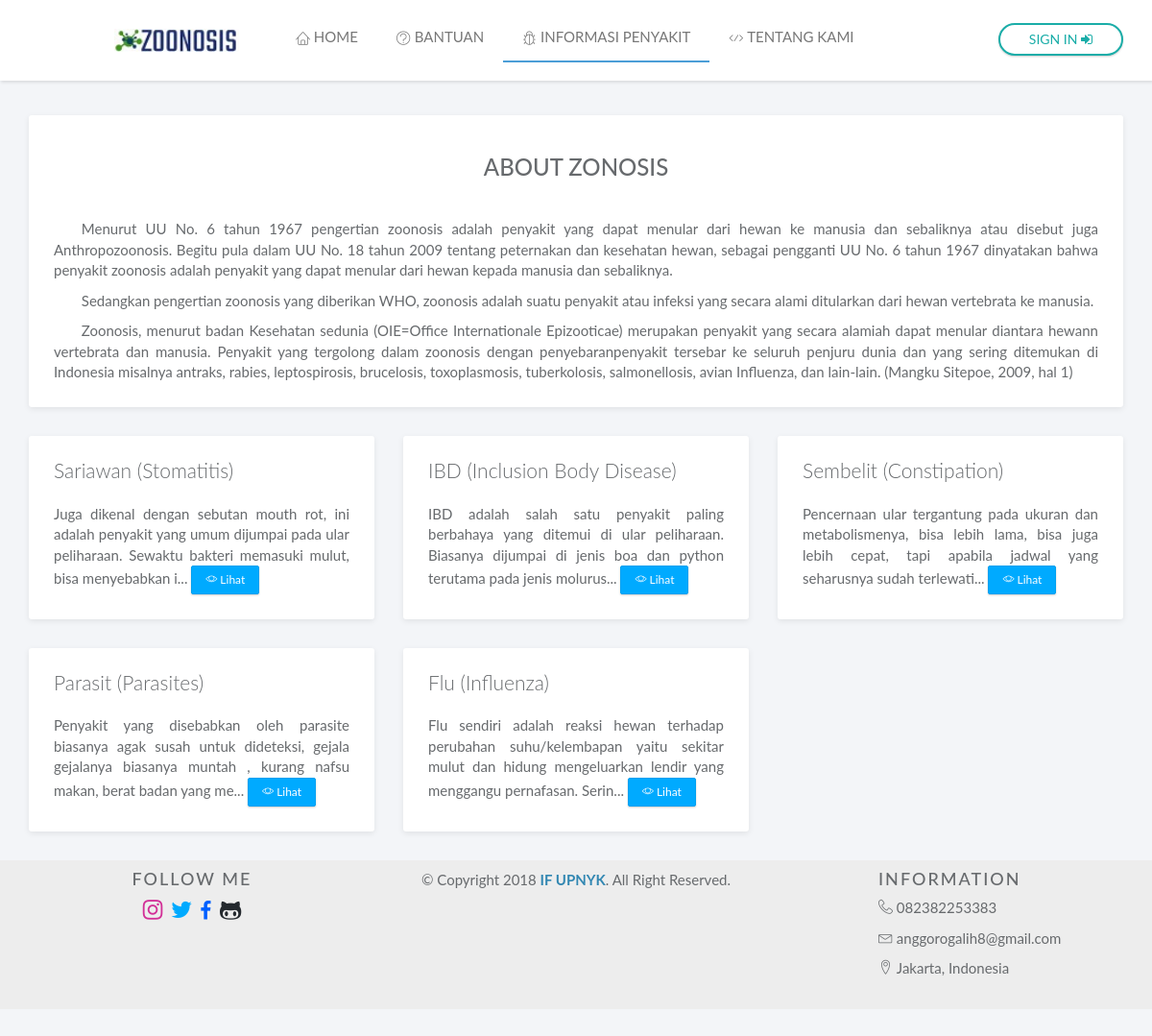
Screenshot of /index.php/welcome/informasi_penyakit with the database file from the repository.
### tables this page shows
CREATE TABLE `penyakit` (
  `id_penyakit` int(11) NOT NULL,
  `kode_penyakit` varchar(10) NOT NULL,
  `nama_penyakit` varchar(50) NOT NULL,
  `deskripsi_penyakit` text NOT NULL,
  `id_solusi` int(11) NOT NULL,
  `foto` varchar(255) NOT NULL
);

### application/controllers/Welcome.php (called while the page is built, shortened)
<?php
class Welcome extends CI_Controller {
	public function __construct() {
		$this->load->model('Model_user');
		$this->load->model('Model_penyakit');
	}
	public function informasi_penyakit() {
		$data['title'] = 'Zoonosis | Informasi Penyakit';
		$data['penyakit'] = $this->Model_penyakit->get_all();
		$this->load->view('pages/v_header', $data);
		$this->load->view('pages/v_informasi_penyakit', $data);
	}
}

### index.php (called while the page is built, shortened)
<?php
require_once BASEPATH.'core/CodeIgniter.php';

### application/models/Model_penyakit.php (called while the page is built, shortened)
<?php
class Model_penyakit extends CI_Model {
	private $table = 'penyakit';
  function get_all() {
    return $this->db->get($this->table)->result();
  }
}

### application/views/pages/v_informasi_penyakit.php (the view, shortened to what this page needs)
<div id="wrapper">
    <nav class="navbar navbar-default navbar-fixed-top">
      <div class="navbar-header brand" style="margin-left: 80px;"">
        <a href="<?= base_url() ?>">
          <img src="<?= base_url('assets/img/zoonosis.jpg') ?>" alt="Klorofil Logo" class="img-responsive logo" width="130">
        </a>
      </div>
      <div class="container">
      <div id="navbar-menu">
        <ul class="nav navbar-nav">
          <li class="navbar-link">
            <a href="<?php echo base_url('home') ?>" title="Home"><span class="lnr lnr-home"></span> Home</a>
          </li>
          <li class="navbar-link">
            <a href="<?php echo base_url('bantuan') ?>" title="Bantuan" ><span class="lnr lnr-question-circle"></span> Bantuan</a>
          </li>
          <li class="navbar-link">
            <a href="<?php echo base_url('informasi-penyakit') ?>" title="Informasi Penyakit" class="active"><span class="lnr lnr-bug"></span> Informasi Penyakit</a>
          </li>
          <li class="navbar-link">
            <a href="<?php echo base_url('tentang-kami') ?>" title="Tentang Kami"><span class="lnr lnr-code"></span> Tentang Kami</a>
          </li>
        </ul>
      <?php if($this->session->has_userdata('logged_in')) { ?>
        <ul class="nav navbar-nav navbar-right">
          <li class="dropdown">
              <a href="#" class="dropdown-toggle" data-toggle="dropdown">
                <?php if($this->session->userdata('photo') == ''): ?>
                  <img src="<?= base_url('assets/img/user/user.png')?>" class="img-circle" alt="Avatar">
                <?php else: ?>
                  <img src="<?= base_url('assets/img/user/'.$this->session->userdata('photo'))?>" class="img-circle" alt="Avatar">
                <?php endif ?>
                  <span><?php echo $this->session->userdata('name'); ?></span> <i class="icon-submenu lnr lnr-chevron-down"></i>
              </a>
              <ul class="dropdown-menu">
                <li>
                  <a href="<?= base_url('member/profile'); ?>"><i class="lnr lnr-user"></i> <span>My Profile</span></a>
                </li>
                <li class="divider"></li>
                <li>
                  <a href="<?= base_url('member/diagnose'); ?>"><i class="lnr lnr-bug"></i> <span>Diagnose</span></a>
                </li>
                <li class="divider"></li>
                <li>
                  <a href="<?= base_url('member/news'); ?>"><i class="lnr lnr-alarm"></i> <span>News</span></a>
                </li>
                <li class="divider"></li>
                <li>
                  <a href="<?= base_url('welcome/logout') ?>"><i class="lnr lnr-exit"></i> <span>Logout</span></a>
                </li>
              </ul>
          </li>
        </ul>
      <?php } else { ?>
         <div class="navbar-btn navbar-btn-right">
          <a class="btn btn-sign-in" href="<?= base_url('sign-in'); ?>" title="Masuk ke aplikasi" style="border-radius: 50px"><span>SIGN IN <i class="fa fa-sign-in"></i></span></a>
         </div>
      <?php } ?>
      </div>
      </div>
    </nav>
	<div class="container" style="margin-top: 120px">
		<div class="row">
			<div class="col-md-12">
				<div class="panel">
					<div class="panel-heading">
						<center><h3>ABOUT ZONOSIS</h3></center>
					</div>
					<div class="panel-body">
						<p style="text-indent: 0.3in;" class="text-justify">Menurut UU No. 6 tahun 1967 pengertian zoonosis adalah penyakit yang dapat menular dari hewan ke manusia dan sebaliknya atau disebut juga Anthropozoonosis. Begitu pula dalam UU No. 18 tahun 2009 tentang peternakan dan kesehatan hewan, sebagai pengganti UU No. 6 tahun 1967 dinyatakan bahwa penyakit zoonosis adalah penyakit yang dapat menular dari hewan kepada manusia dan sebaliknya.</p>
						<p style="text-indent: 0.3in" class="text-justify">Sedangkan pengertian zoonosis yang diberikan WHO, zoonosis adalah suatu penyakit atau infeksi yang secara alami ditularkan dari hewan vertebrata ke manusia.</p>
						<p style="text-indent: 0.3in" class="text-justify">Zoonosis, menurut badan Kesehatan sedunia (OIE=Office Internationale Epizooticae) merupakan penyakit yang secara alamiah dapat menular diantara hewann vertebrata dan manusia. Penyakit yang tergolong dalam zoonosis dengan penyebaranpenyakit tersebar ke seluruh penjuru dunia dan yang sering ditemukan di Indonesia misalnya antraks, rabies, leptospirosis, brucelosis, toxoplasmosis, tuberkolosis, salmonellosis, avian Influenza, dan lain-lain. (Mangku Sitepoe, 2009, hal 1) </p>
					</div>
				</div>
			</div>
		</div>
    <div class="row">
      <?php foreach ($penyakit as $row): ?>
        <div class="col-md-4 col-sm-12">
          <div class="panel">
            <div class="panel-body">
              <h4 class="lead"><?= $row->nama_penyakit; ?></h4>
              <p class="text-justify"><?= substr($row->deskripsi_penyakit, 0, 150).'... <button class="btn btn-xs btn-primary" onclick="detail('.$row->id_penyakit.')"><i class="lnr lnr-eye"></i> Lihat</button>'; ?></p>
            </div>
          </div>
        </div>
      <?php endforeach ?>
    </div>
	</div>
  <?php $this->load->view('pages/v_footer'); ?>

### application/views/pages/v_header.php (shortened to what this page needs)
<!doctype html>
<html lang="en" class="fullscreen-bg">
<head>
  <link rel="stylesheet" href="<?= base_url('assets/vendor/bootstrap/css/bootstrap.min.css') ?>">
  <link rel="stylesheet" href="<?= base_url('assets/vendor/font-awesome/css/font-awesome.min.css') ?>">
  <link rel="stylesheet" href="<?= base_url('assets/vendor/linearicons/style.css') ?>">
  <link rel="stylesheet" href="<?= base_url('assets/vendor/chartist/css/chartist-custom.css') ?>">
  <link rel="stylesheet" href="<?= base_url('assets/css/main.css') ?>">
  <link rel="stylesheet" href="<?= base_url('assets/css/mycss.css'); ?>">
</head>
<body>

### application/views/pages/v_footer.php (shortened to what this page needs)
  <div class="container-fluid" style="background-color: #EDEDED">
   <div class="row">
      <div class="col-md-4">
        <center>
          <h4 class="my-title">FOLLOW ME</h4>
          <div class="form-group">
            <a href="https://www.instagram.com/galihanggorojati/" class="fa fa-instagram logo" target="_blank" title="Follow me on instagram" style="font-size: 24px; color: #D23097; margin-right: 5px"></a>
            <a href="https://www.twitter.com/JTGalih/" class="fa fa-twitter logo" target="_blank" title="Follow me on twitter" style="font-size: 24px; color: #00AAFF; margin-right: 4px;"></a>
            <a href="https://www.facebook.com/galihanggorojati" class="fa fa-facebook logo" target="_blank" title="Follow me on facebook" style="font-size: 21px; color: #0060FF; margin-right: 5px;"></a>
            <a href="https://github.com/galeeh16" class="fa fa-github-alt logo" target="_blank" title="Follow me on github" style="font-size: 24px; color: #24292e;"></a>
          </div>
        </center>
      </div>
      <div class="col-md-4">
        <center>
          <p>&copy; Copyright 2018 <a href="http://if.upnyk.ac.id" target="_blank" title="IF UPNYK"><strong>IF UPNYK</strong></a>. All Right Reserved.</p>
        </center>
     </div>
    <div class="col-md-1"></div>
     <div class="col-md-3">
       <h4 class="my-title">Information</h4>
       <p><span class="lnr lnr-phone-handset"></span> 082382253383</p>
       <p><span class="lnr lnr-envelope"></span> anggorogalih8@gmail.com</p>
       <p><span class="lnr lnr-map-marker"></span> Jakarta, Indonesia</p>
       <br>
     </div>
   </div>
  </div>
</div>
</body>
</html>

### assets/css/main.css (style rules this page uses)
html { position: relative; min-height: 100%; }
body { background-color: #F3F5F8; font-family: "Source Sans Pro", sans-serif; font-size: 15px; color: #676a6d; }
a { color: #3287B2; }
html.fullscreen-bg, html.fullscreen-bg body, html.fullscreen-bg #wrapper { height: 100%; }
.navbar-default { -webkit-transition: all 0.3s ease-in-out; -moz-transition: all 0.3s ease-in-out; -ms-transition: all 0.3s ease-in-out; -o-transition: all 0.3s ease-in-out; transition: all 0.3s ease-in-out; -moz-box-shadow: 1px 2px 3px rgba(0, 0, 0, 0.1); -webkit-box-shadow: 1px 2px 3px rgba(0, 0, 0, 0.1); box-shadow: 1px 2px 3px rgba(0, 0, 0, 0.1); -webkit-border-radius: 0; -moz-border-radius: 0; border-radius: 0; padding: 0; margin: 0; border: none; background-color: #fff; }
.navbar-default .brand { float: left; padding: 30px 39px; background-color: #fff; }
.navbar-btn { float: left; padding: 16px 0; }
.navbar-btn-right { float: right; }
.navbar-nav > li > a { padding: 28px 20px; }
.navbar-nav > li > a > span { position: relative; top: 2px; }
.btn { -webkit-border-radius: 2px; -moz-border-radius: 2px; border-radius: 2px; -moz-box-shadow: 0px 1px 2px 0 rgba(0, 0, 0, 0.2); -webkit-box-shadow: 0px 1px 2px 0 rgba(0, 0, 0, 0.2); box-shadow: 0px 1px 2px 0 rgba(0, 0, 0, 0.2); padding: 6px 22px; }
.btn-group-xs > .btn, .btn-xs { padding: 5px 14px; }
.btn-primary { background-color: #00AAFF; border-color: #00a0f0; }
.panel { -webkit-border-radius: 3px; -moz-border-radius: 3px; border-radius: 3px; -moz-box-shadow: 0 2px 6px rgba(0, 0, 0, 0.08); -webkit-box-shadow: 0 2px 6px rgba(0, 0, 0, 0.08); box-shadow: 0 2px 6px rgba(0, 0, 0, 0.08); background-color: #fff; margin-bottom: 30px; }
.panel .panel-heading, .panel .panel-body, .panel .panel-footer { padding-left: 25px; padding-right: 25px; }
.panel .panel-heading { padding-top: 20px; padding-bottom: 20px; position: relative; }
.panel .panel-body { padding-top: 10px; padding-bottom: 15px; }

### assets/css/mycss.css (style rules this page uses)
.my-title { letter-spacing: 2px; text-transform: uppercase; }

### application/views/pages/v_header.php (style rules this page uses)
* { font-family: 'Lato'; }
#navbar-menu .nav.navbar-nav li { padding-right: 0px !important; margin-right: 0px !important; }
#navbar-menu .nav .navbar-link { text-transform: uppercase; }
#navbar-menu .nav .navbar-link a.active { text-transform: uppercase; border-bottom: 2px solid #4C9ED7; background-color: #fff !important ; padding-bottom: 15px; margin-bottom: 10px; }
div.navbar-btn a.btn-sign-in { color: #1AADA8 !important; background-color: #ffffff; padding: 5px 30px; border: 2px solid #1AADA8 !important; border-radius: 50px; display: inline-block; margin: 0px; -webkit-transition: background-color 0.4s ease-in; -moz-transition: background-color 0.4s ease-in; -o-transition: background-color 0.4s ease-in; transition: background-color 0.4s ease-in; }

### rows the page displays
penyakit: nama_penyakit "Sariawan (Stomatitis)", deskripsi_penyakit "Juga dikenal dengan sebutan mouth rot, ini adalah penyakit yang umum dijumpai pada ular peliharaan. Sewaktu bakteri memasuki mulut, bisa menyebabkan i"
penyakit: nama_penyakit "IBD (Inclusion Body Disease)", deskripsi_penyakit "IBD adalah salah satu penyakit paling berbahaya yang ditemui di ular peliharaan. Biasanya dijumpai di jenis boa dan python terutama pada jenis molurus"
penyakit: nama_penyakit "Sembelit (Constipation)", deskripsi_penyakit "Pencernaan ular tergantung pada ukuran dan metabolismenya, bisa lebih lama, bisa juga lebih cepat, tapi apabila jadwal yang seharusnya sudah terlewati"
penyakit: nama_penyakit "Parasit (Parasites)", deskripsi_penyakit "Penyakit yang disebabkan oleh parasite biasanya agak susah untuk dideteksi, gejala gejalanya biasanya muntah , kurang nafsu makan, berat badan yang me"
penyakit: nama_penyakit "Flu (Influenza)", deskripsi_penyakit "Flu sendiri adalah reaksi hewan terhadap perubahan suhu/kelembapan yaitu sekitar mulut dan hidung mengeluarkan lendir yang menggangu pernafasan. Serin"
